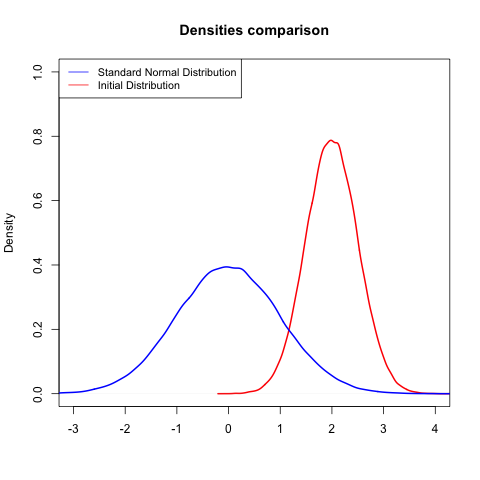

The script that drew this image:

## clear history
rm(list = ls(all = TRUE))
graphics.off()

## Generate a set of random variables following a normal distribution
m = 2
s = 0.5

random = rnorm(n = 1e+05, mean = m, sd = s)

## Determine their correspondent means, standard deviations and variances
mu  = mean(random)
sd  = sd(random)
var = var(random)

## Set the transformation function
Y = function(mu, sd, random) {
    (random - mu)/sd
}

## Compute the new set of random variables under standard normal distribution
X = (random - mu)/sd

## Determine the mean and variance of our transformation
mean(X)
var(X)

## Plot the results to show that X is asymptotically normal distributed

## Plot initial distribution
plot(density(random), col = "red", xlim = c(-m * 2, m * 2), ylim = c(0, 1), lwd = 2, 
    main = "Densities comparison", xlab = "")

## Plot Transformation
lines(density(X), col = "blue", lwd = 2)

## Set the legend
legend("topleft", legend = c("Standard Normal Distribution", "Initial Distribution"), 
    lty = 1, col = c("blue", "red"), cex = 0.9) 
